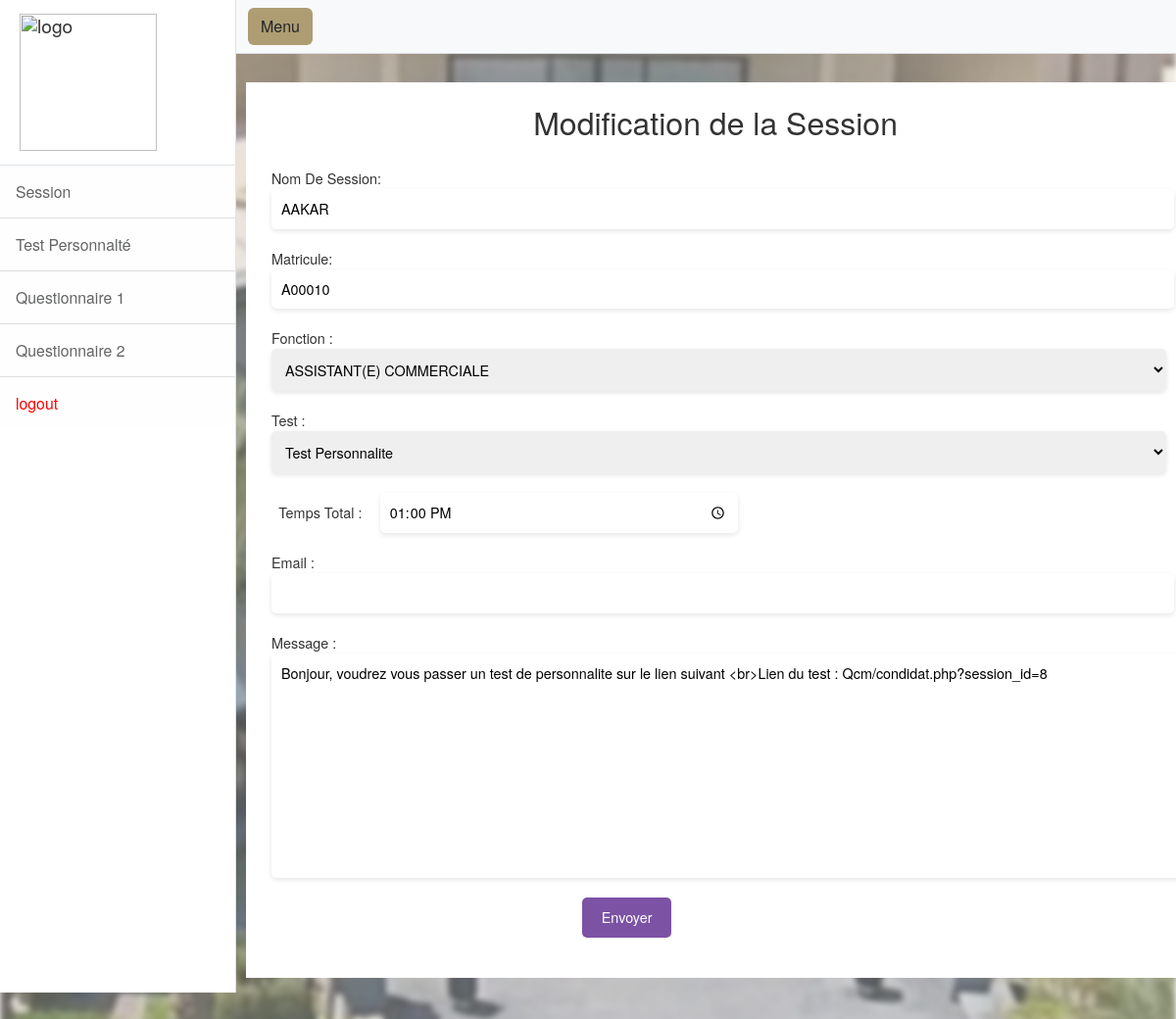
The app's page /dashboard/edit_session.php?session_id=8 with its own data.
### tables this page shows
CREATE TABLE `session` (
  `id` int(11) NOT NULL,
  `nom` varchar(128) NOT NULL,
  `matricule` varchar(128) NOT NULL,
  `fonction` varchar(256) NOT NULL,
  `test` varchar(120) NOT NULL,
  `temps_total` time NOT NULL,
  `temps_part1` time NOT NULL,
  `temps_part2` time NOT NULL,
  `temps_part3` time NOT NULL,
  `email` varchar(126) NOT NULL,
  `message` varchar(256) NOT NULL,
  `created_at` timestamp NOT NULL DEFAULT current_timestamp() ON UPDATE current_timestamp()
);

### dashboard/edit_session.php (the view, shortened to what this page needs)
<?php
$conn = mysqli_connect("localhost", "root", "", "menarahold");
if (isset($_GET['session_id'])) {
    $session_id = $_GET['session_id'];
    $sql = "SELECT nom,matricule, fonction, test, temps_total, temps_part1, temps_part2, temps_part3, email , message FROM session WHERE id = $session_id";
    $result = mysqli_query($conn, $sql);
    if ($result) {
        $session = mysqli_fetch_assoc($result);
        $temps_total = $session['temps_total'] ? $session['temps_total'] : "00:00";
        $temps_part1 = $session['temps_part1'] ? $session['temps_part1'] : "00:00";
        $temps_part2 = $session['temps_part2'] ? $session['temps_part2'] : "00:00";
        $temps_part3 = $session['temps_part3'] ? $session['temps_part3'] : "00:00";
        $session['temps_total'] = $temps_total;
        $session['temps_part1'] = $temps_part1;
        $session['temps_part2'] = $temps_part2;
        $session['temps_part3'] = $temps_part3;
    } else {
        echo "Erreur de requête : " . mysqli_error($conn);
    }
}
$fonctionQuery = mysqli_query($conn, "SELECT FONCTION FROM fonction");
$testQuery = mysqli_query($conn, "SELECT test, lien ,message FROM test");
?>
<!DOCTYPE html>
<html lang="en">
<head>
<head>
<link href="css/styles.css" rel="stylesheet" />
    <link rel="stylesheet" type="text/css" href="https://cdn.datatables.net/1.11.5/css/jquery.dataTables.css">
        <link rel="stylesheet" href="https://cdn.datatables.net/1.12.1/css/jquery.dataTables.min.css">
        <link rel="stylesheet" href="https://cdn.datatables.net/fixedheader/3.2.3/css/fixedHeader.dataTables.min.css">
    <link href="https://nightly.datatables.net/css/jquery.dataTables.css" rel="stylesheet" type="text/css" />
    <link href="https://nightly.datatables.net/select/css/select.dataTables.css?_=9a6592f8d74f8f520ff7b22342fa1183.css" rel="stylesheet" type="text/css" />
    <link href="https://nightly.datatables.net/searchpanes/css/searchPanes.dataTables.css?13" rel="stylesheet" type="text/css" />
</head>
<body>
    <div class="d-flex" id="wrapper">
        <div class="border-end bg-white" id="sidebar-wrapper">
            <div class="sidebar-heading border-bottom bg-white"><img src="https://menara-holding.ma/Assets/images/Logo_mh.svg"
                  style="width:140px;heigth:20px" alt="logo"></div>
                  <div class="list-group list-group-flush">
                <a class="list-group-item list-group-item-action list-group-item-light p-3 allow-navigation" style="font-size: 1.1em;margin: 0;" href="session.php">Session</a>
                <a class="list-group-item list-group-item-action list-group-item-light p-3 allow-navigation" style="font-size: 1.1em;margin: 0;" href="#" id="menu1">Test Personnalté</a>
                <a class="list-group-item list-group-item-action list-group-item-light p-3 allow-navigation" style="font-size: 1.1em;margin: 0;" href="#" id="menu2">Questionnaire 1</a>
                <a class="list-group-item list-group-item-action list-group-item-light p-3 allow-navigation" style="font-size: 1.1em;margin: 0;" href="#" id="menu3">Questionnaire 2</a>
                <a class="list-group-item list-group-item-action list-group-item-light p-3 allow-navigation" style="font-size: 1.1em;margin: 0;color:red" href="logout.php">logout</a>
            </div>
        </div>
        <div id="page-content-wrapper">
            <nav class="navbar navbar-expand-lg navbar-light bg-light border-bottom">
                <div class="container-fluid">
                    <button class="btn" style="background-color:#ae9d72" id="sidebarToggle">Menu</button>
                </div>
            </nav>
                <div class="container-fluid" style="background-color:white;margin-top:3%; margin-left:1%;"><br>
                    <h2 style="text-align:center;font-familly:Dax;">Modification de la Session</h2>
                    <br>
                    <form method="post" name="inscription">
                        <div style="margin-left: 1em;">
                            <label>Nom De Session:</label>
                            <input type="text" name="nom" value="<?php echo $session['nom']; ?>" required><br>
                        </div>
                        <div style="margin-left: 1em;">
                            <label>Matricule:</label>
                            <input type="text" name="matricule" id="matricule" value="<?php echo $session['matricule']; ?>" required><br>
                        </div>
                        <div style="margin-left: 1em;width:63%;">
                            <label>Fonction :</label>
                            <select name="fonction">
                                <?php
                                while ($row = mysqli_fetch_assoc($fonctionQuery)) {
                                    $selected = ($row['FONCTION'] == $session['fonction']) ? 'selected' : '';
                                ?>
                                <option value="<?php echo $row['FONCTION']; ?>" <?php echo $selected; ?>><?php echo $row['FONCTION']; ?></option>
                                <?php
                                }
                                mysqli_data_seek($testQuery, 0);
                                ?>
                            </select>
                        </div>
                        <div style="margin-left: 1em;width:63%;">
                            <label>Test :</label>
                            <select name="test" id="selectOption">
                            <?php
                                while ($row = mysqli_fetch_assoc($testQuery)) {
                                    $selected = ($row['test'] == $session['test']) ? 'selected' : '';
                                ?>
                                <option value="<?php echo $row['test']; ?>" <?php echo $selected; ?>><?php echo $row['test']; ?></option>
                                <?php
                                }
                                ?>
                            </select>
                        </div>
                        <div  id="divOption1" style="display: none;">
                            <div style="margin-left: 1.5em;">
                                <label style="margin-right: 1em;">Temps Total :</label>
                                <input type="time" id="temps" name="tempsT" value="<?php echo $session['temps_total']; ?>">
                            </div>
                        </div>
                        <div style="margin-left: 1em;">
                            <label>Email :</label>
                            <input type="email" name="email" required><br>
                        </div>
                        <div style="margin-left: 1em;">
                            <label>Message :</label>
                            <textarea name="message" id="messageTextArea" cols="30" rows="10"><?php echo $session['message']; ?></textarea> <br>
                        </div>
                        <input type="submit" name="envoyer" value="Envoyer">
                        <br>
                        <br><br>
                    </form>
                </div>
            </div>
        </div>
      </body>
</html>

### dashboard/edit_session.php (style rules this page uses)
body { font: 90%/1.45em "Helvetica Neue", HelveticaNeue, Verdana, Arial, Helvetica, sans-serif; margin: 0; padding: 0; color: #333; background-color: #fff; }
body::after { content: ""; background-image: url(../images/slide01.jpg); background-size: cover; background-position: center; background-repeat: no-repeat; filter: blur(3px); opacity: 0.7; position: absolute; top: 0; left: 0; width: 100%; height: 1600px; z-index: -1; }
input[type="text"], input[type="email"] { width: 100%; padding: 10px; margin-bottom: 20px; border: none; border-radius: 5px; box-shadow: 0 2px 5px rgba(0, 0, 0, 0.1); }
input[type="time"] { width: 40%; padding: 10px; margin-bottom: 20px; border: none; border-radius: 5px; box-shadow: 0 2px 5px rgba(0, 0, 0, 0.1); }
select , textarea { width: 155%; padding: 10px; margin-bottom: 20px; border: none; border-radius: 5px; box-shadow: 0 2px 5px rgba(0, 0, 0, 0.1); }
input[type="submit"] { background-color: #7c52a5; color: #fff; padding: 10px 20px; border: none; border-radius: 5px; cursor: pointer; margin-left: 23em; }

### records on screen
session: nom "AAKAR", matricule "A00010", tempsT "13:00:00", message "Bonjour, voudrez vous passer un test de personnalite sur le lien suivant <br>Lien du test : Qcm/condidat.php?session_id=8"

### other values on screen
form field fonction "ASSISTANT(E) COMMERCIALE"
form field test "Test Personnalite"
